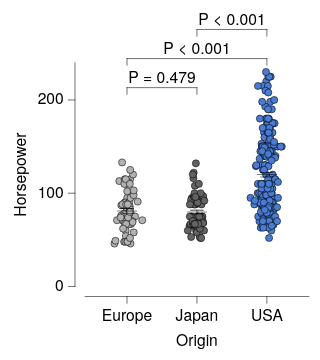

Source (Vega-Lite JSON):
### Vega-Lite specification from a JSON file in a GitHub repository (floating-point values rounded to 4 significant figures; data arrays with more than 128 entries replaced by an {"elided": "..."} marker saying what was removed)
{"background": null, "config": {"arc": {"fill": "#DBDBDB", "fillOpacity": 1.0, "innerRadius": 25.0, "padAngle": 0.03, "stroke": "black", "strokeOpacity": 1, "strokeWidth": 0.25}, "area": {"fill": "#DBDBDB", "fillOpacity": 1.0, "stroke": "black", "strokeOpacity": 1, "strokeWidth": 0.25}, "axis": {"domain": true, "domainCap": "round", "domainColor": "black", "domainWidth": 0.25, "grid": false, "gridCap": "round", "gridColor": "#F1F1F1", "gridDash": [0, 0], "gridOpacity": 1.0, "gridWidth": 0.25, "labelColor": "black", "labelFont": "Helvetica Neue, HelveticaNeue, Helvetica, Arial, sans-serif", "labelFontSize": 7, "labelFontStyle": "normal", "labelFontWeight": 400, "offset": 4.5, "ticks": true, "tickCap": "round", "tickColor": "black", "tickRound": false, "tickSize": 3, "tickWidth": 0.25, "titleColor": "black", "titleFont": "Helvetica Neue, HelveticaNeue, Helvetica, Arial, sans-serif", "titleFontSize": 7, "titleFontStyle": "normal", "titleFontWeight": 400}, "axisX": {"domain": true, "labelAlign": "center", "labelAngle": 0, "labels": true, "ticks": true, "translate": 0}, "axisY": {"domain": true, "labelAlign": "right", "labelAngle": 0, "labels": true, "ticks": true, "translate": 0}, "axisRight": {"domain": true, "labelAlign": "left", "labelAngle": 0, "labels": true, "ticks": true, "translate": 0}, "axisTop": {"domain": true, "labelAlign": "center", "labelAngle": 0, "labels": true, "ticks": true, "translate": 0}, "axisBand": {"tickOffset": 0}, "bar": {"fill": "#DBDBDB", "fillOpacity": 1.0, "stroke": "black", "strokeOpacity": 1, "strokeWidth": 0.25}, "boxplot": {"size": 9.0, "ticks": {"cornerRadius": 0.25, "fill": "black", "opacity": 1, "size": 4.5, "thickness": 0.25}, "box": {"fillOpacity": 1.0, "stroke": "black", "strokeOpacity": 1, "strokeWidth": 0.25}, "median": {"cornerRadius": 0, "fill": "black", "fillOpacity": 1.0, "opacity": 1, "size": 9.0, "thickness": 0.25}, "rule": {"fill": "black", "fillOpacity": 1.0, "size": 10.0, "stroke": "black", "strokeDash": [0, 0], "strokeOpacity": 1, "strokeWidth": 0.25}, "outliers": {"color": "black", "fill": "black", "fillOpacity": 1.0, "size": 0, "stroke": "black", "strokeOpacity": 1, "strokeWidth": 0.25}}, "circle": {"fill": "black", "fillOpacity": 1.0, "size": 1.25, "stroke": null, "strokeOpacity": 1, "strokeWidth": 0.25}, "errorband": {"band": {"fillOpacity": 0.6, "stroke": null, "strokeWidth": 0.25, "strokeOpacity": 1}, "borders": {"opacity": 0, "strokeOpacity": 0.25, "strokeWidth": 1}}, "errorbar": {"opacity": 1, "rule": {"strokeDash": [0, 0], "strokeWidth": 0.25}, "ticks": {"color": "black", "cornerRadius": 0.125, "opacity": 1, "size": 6.0, "thickness": 0.25}, "thickness": 0.25}, "font": "Helvetica Neue, HelveticaNeue, Helvetica, Arial, sans-serif", "geoshape": {"fill": "#DBDBDB", "fillOpacity": 1.0, "stroke": "black", "strokeOpacity": 1, "strokeWidth": 0.25}, "header": {"labelColor": "black", "labelFont": "Helvetica Neue, HelveticaNeue, Helvetica, Arial, sans-serif", "labelFontSize": 7, "labelFontStyle": "normal", "labelFontWeight": 400, "titleColor": "black", "titleFont": "Helvetica Neue, HelveticaNeue, Helvetica, Arial, sans-serif", "titleFontSize": 7, "titleFontStyle": "normal", "titleFontWeight": 400, "titlePadding": 0}, "legend": {"disable": false, "offset": 4.5, "titlePadding": 4, "labelOffset": 2, "gradientLabelOffset": 2, "gradientLength": 50.0, "gradientThickness": 5.0, "gradientOpacity": 1.0, "gradientStrokeColor": "black", "gradientStrokeWidth": 0.25, "labelColor": "black", "labelFont": "Helvetica Neue, HelveticaNeue, Helvetica, Arial, sans-serif", "labelFontSize": 7, "labelFontStyle": "normal", "labelFontWeight": 400, "strokeColor": "black", "strokeWidth": 0, "symbolSize": 42, "symbolStrokeColor": "black", "symbolStrokeWidth": 0.25, "titleColor": "black", "titleFont": "Helvetica Neue, HelveticaNeue, Helvetica, Arial, sans-serif", "titleFontSize": 7, "titleFontStyle": "normal", "titleFontWeight": 400}, "line": {"color": "black", "stroke": "black", "strokeCap": "butt", "strokeDash": [0, 0], "strokeOpacity": 1, "strokeWidth": 0.5}, "point": {"filled": true, "fill": "#DBDBDB", "fillOpacity": 1.0, "size": 5.0, "stroke": "black", "strokeOpacity": 1, "strokeWidth": 0.25}, "range": {"category": ["#B2B2B2", "#636363", "#4A7CD3", "#008542", "#382864", "#509F98", "#284F93", "#005226", "#A398D6", "#173633"], "diverging": {"scheme": ["#443E60", "#5F597E", "#7C759B", "#9994B6", "#B7B4CC", "#D6D5DC", "#F6F6F6", "#D1DAD9", "#A4C2BF", "#7AA9A4", "#578E89", "#37736E", "#1B5954"]}, "heatmap": {"scheme": ["#32022B", "#43044D", "#4C196E", "#4D338C", "#484DA6", "#3A68BB", "#1D83CA", "#1D9CCB", "#23B5C9", "#28CDC5", "#4DE0B4", "#91EE9F"]}, "ordinal": {"scheme": ["#F1F1F1", "#DBDBDB", "#C6C6C6", "#B2B2B2", "#9D9D9D", "#898989", "#767676", "#636363", "#515151", "#404040", "#2F2F2F", "#1F1F1F"]}, "ramp": {"scheme": ["#32022B", "#43044D", "#4C196E", "#4D338C", "#484DA6", "#3A68BB", "#1D83CA", "#1D9CCB", "#23B5C9", "#28CDC5", "#4DE0B4", "#91EE9F"]}}, "rule": {"color": "black", "stroke": "black", "strokeCap": "round", "strokeDash": [2, 2], "strokeOpacity": 1, "strokeWidth": 0.25}, "scale": {"bandPaddingInner": 0.1, "bandPaddingOuter": 0.1, "round": false}, "rect": {"fill": "#DBDBDB", "fillOpacity": 1.0, "stroke": "black", "strokeOpacity": 1, "strokeWidth": 0.25}, "square": {"fill": "#DBDBDB", "fillOpacity": 1.0, "size": 10.0, "stroke": "black", "strokeOpacity": 1, "strokeWidth": 0.25}, "text": {"color": "black", "font": "Helvetica Neue, HelveticaNeue, Helvetica, Arial, sans-serif", "fontSize": 7, "fontStyle": "normal", "fontWeight": 400}, "tick": {"color": "black", "cornerRadius": 0.125, "opacity": 1.0, "size": 9.0, "thickness": 0.25}, "title": {"anchor": "middle", "frame": "group", "color": "black", "font": "Helvetica Neue, HelveticaNeue, Helvetica, Arial, sans-serif", "fontSize": 7, "fontStyle": "normal", "fontWeight": 400, "subtitleColor": "black", "subtitleFont": "Helvetica Neue, HelveticaNeue, Helvetica, Arial, sans-serif", "subtitleFontSize": "Helvetica Neue, HelveticaNeue, Helvetica, Arial, sans-serif", "subtitleFontStyle": "normal", "subtitleFontWeight": 400}, "trail": {"color": "black", "opacity": 1, "size": 0.5}, "view": {"continuousWidth": 100, "continuousHeight": 100, "discreteWidth": 100, "discreteHeight": 100, "fill": null, "stroke": null, "strokeWidth": 0.25}}, "layer": [{"data": {"name": "data-53eecb024a78fdc2be808dcfdc3af7a2"}, "mark": {"type": "circle", "opacity": 1.0, "size": 10.0, "stroke": "black", "strokeOpacity": 1, "strokeWidth": 0.25}, "encoding": {"color": {"field": "Origin", "legend": null, "scale": {"domain": ["Europe", "Japan", "USA"]}, "sort": ["Europe", "Japan", "USA"], "title": null, "type": "nominal"}, "x": {"axis": {}, "field": "Origin", "scale": {"domain": ["Europe", "Japan", "USA"]}, "sort": ["Europe", "Japan", "USA"], "title": "Origin", "type": "nominal"}, "xOffset": {"field": "jitter_x", "scale": {"domain": [-7.33, 7.33], "range": [5.17, 19.83]}, "type": "quantitative"}, "y": {"field": "Horsepower", "title": "Horsepower", "type": "quantitative"}}}, {"data": {"name": "data-6c4882663eaca411296217af4f5e04f9"}, "mark": {"type": "errorbar"}, "encoding": {"x": {"axis": {}, "field": "Origin", "scale": {"domain": ["Europe", "Japan", "USA"]}, "sort": ["Europe", "Japan", "USA"], "title": "Origin", "type": "nominal"}, "y": {"field": "__mean", "title": "Horsepower", "type": "quantitative"}, "yError": {"field": "__error"}}}, {"data": {"name": "data-6c4882663eaca411296217af4f5e04f9"}, "mark": {"type": "tick"}, "encoding": {"x": {"axis": {}, "field": "Origin", "scale": {"domain": ["Europe", "Japan", "USA"]}, "sort": ["Europe", "Japan", "USA"], "title": "Origin", "type": "nominal"}, "y": {"field": "__mean", "title": "Horsepower", "type": "quantitative"}}}, {"layer": [{"layer": [{"data": {"values": [{"x": "USA", "x2": "Europe", "y": 230.0, "__dysonsphere__": 1}]}, "mark": {"type": "rule", "strokeCap": "round", "strokeDash": [0, 0], "strokeWidth": 0.25, "yOffset": -6.0}, "encoding": {"x": {"field": "x", "type": "nominal"}, "x2": {"field": "x2"}, "y": {"field": "y", "type": "quantitative"}}}, {"data": {"values": [{"x": "USA", "y": 230.0, "y2": 230.0, "__dysonsphere__": 1}]}, "mark": {"type": "rule", "strokeCap": "round", "strokeDash": [0, 0], "strokeWidth": 0.25, "y2Offset": -3.0, "yOffset": -6.0}, "encoding": {"x": {"field": "x", "type": "nominal"}, "y": {"field": "y", "type": "quantitative"}, "y2": {"field": "y2"}}}, {"data": {"values": [{"x": "Europe", "y": 230.0, "y2": 230.0, "__dysonsphere__": 1}]}, "mark": {"type": "rule", "strokeCap": "round", "strokeDash": [0, 0], "strokeWidth": 0.25, "y2Offset": -3.0, "yOffset": -6.0}, "encoding": {"x": {"field": "x", "type": "nominal"}, "y": {"field": "y", "type": "quantitative"}, "y2": {"field": "y2"}}}, {"data": {"values": [{"y": 230.0, "label": "P < 0.001", "__dysonsphere__": 1}]}, "mark": {"type": "text", "align": "center", "dy": -10.0, "fontSize": 7}, "encoding": {"text": {"field": "label", "type": "nominal"}, "x": {"value": 50.0}, "y": {"field": "y", "type": "quantitative"}}}]}, {"layer": [{"data": {"values": [{"x": "Europe", "x2": "Japan", "y": 230.0, "__dysonsphere__": 1}]}, "mark": {"type": "rule", "strokeCap": "round", "strokeDash": [0, 0], "strokeWidth": 0.25, "yOffset": 7.0}, "encoding": {"x": {"field": "x", "type": "nominal"}, "x2": {"field": "x2"}, "y": {"field": "y", "type": "quantitative"}}}, {"data": {"values": [{"x": "Europe", "y": 230.0, "y2": 230.0, "__dysonsphere__": 1}]}, "mark": {"type": "rule", "strokeCap": "round", "strokeDash": [0, 0], "strokeWidth": 0.25, "y2Offset": 10.0, "yOffset": 7.0}, "encoding": {"x": {"field": "x", "type": "nominal"}, "y": {"field": "y", "type": "quantitative"}, "y2": {"field": "y2"}}}, {"data": {"values": [{"x": "Japan", "y": 230.0, "y2": 230.0, "__dysonsphere__": 1}]}, "mark": {"type": "rule", "strokeCap": "round", "strokeDash": [0, 0], "strokeWidth": 0.25, "y2Offset": 10.0, "yOffset": 7.0}, "encoding": {"x": {"field": "x", "type": "nominal"}, "y": {"field": "y", "type": "quantitative"}, "y2": {"field": "y2"}}}, {"data": {"values": [{"y": 230.0, "label": "P = 0.479", "__dysonsphere__": 1}]}, "mark": {"type": "text", "align": "center", "dy": 3.0, "fontSize": 7}, "encoding": {"text": {"field": "label", "type": "nominal"}, "x": {"value": 34.38}, "y": {"field": "y", "type": "quantitative"}}}]}, {"layer": [{"data": {"values": [{"x": "USA", "x2": "Japan", "y": 230.0, "__dysonsphere__": 1}]}, "mark": {"type": "rule", "strokeCap": "round", "strokeDash": [0, 0], "strokeWidth": 0.25, "yOffset": -19.0}, "encoding": {"x": {"field": "x", "type": "nominal"}, "x2": {"field": "x2"}, "y": {"field": "y", "type": "quantitative"}}}, {"data": {"values": [{"x": "USA", "y": 230.0, "y2": 230.0, "__dysonsphere__": 1}]}, "mark": {"type": "rule", "strokeCap": "round", "strokeDash": [0, 0], "strokeWidth": 0.25, "y2Offset": -16.0, "yOffset": -19.0}, "encoding": {"x": {"field": "x", "type": "nominal"}, "y": {"field": "y", "type": "quantitative"}, "y2": {"field": "y2"}}}, {"data": {"values": [{"x": "Japan", "y": 230.0, "y2": 230.0, "__dysonsphere__": 1}]}, "mark": {"type": "rule", "strokeCap": "round", "strokeDash": [0, 0], "strokeWidth": 0.25, "y2Offset": -16.0, "yOffset": -19.0}, "encoding": {"x": {"field": "x", "type": "nominal"}, "y": {"field": "y", "type": "quantitative"}, "y2": {"field": "y2"}}}, {"data": {"values": [{"y": 230.0, "label": "P < 0.001", "__dysonsphere__": 1}]}, "mark": {"type": "text", "align": "center", "dy": -23.0, "fontSize": 7}, "encoding": {"text": {"field": "label", "type": "nominal"}, "x": {"value": 65.62}, "y": {"field": "y", "type": "quantitative"}}}]}], "name": "__dysonsphere_cf33a0b464cc3f99_11"}], "$schema": "https://vega.github.io/schema/vega-lite/v6.4.1.json", "datasets": {"data-53eecb024a78fdc2be808dcfdc3af7a2": {"elided": "400 records"}, "data-6c4882663eaca411296217af4f5e04f9": [{"Origin": "USA", "__mean": 119.9, "__error": 2.529, "__dysonsphere__": 1}, {"Origin": "Europe", "__mean": 81.0, "__error": 2.47, "__dysonsphere__": 1}, {"Origin": "Japan", "__mean": 79.84, "__error": 2.005, "__dysonsphere__": 1}]}}
